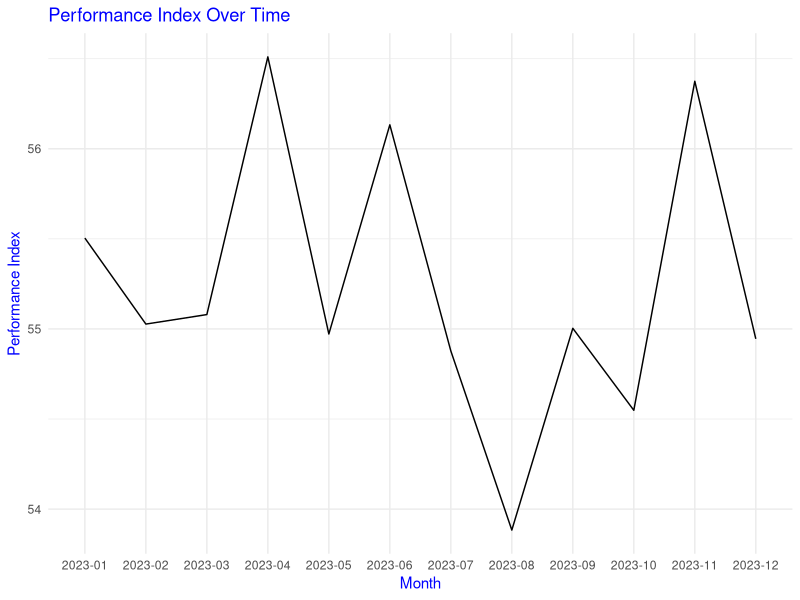
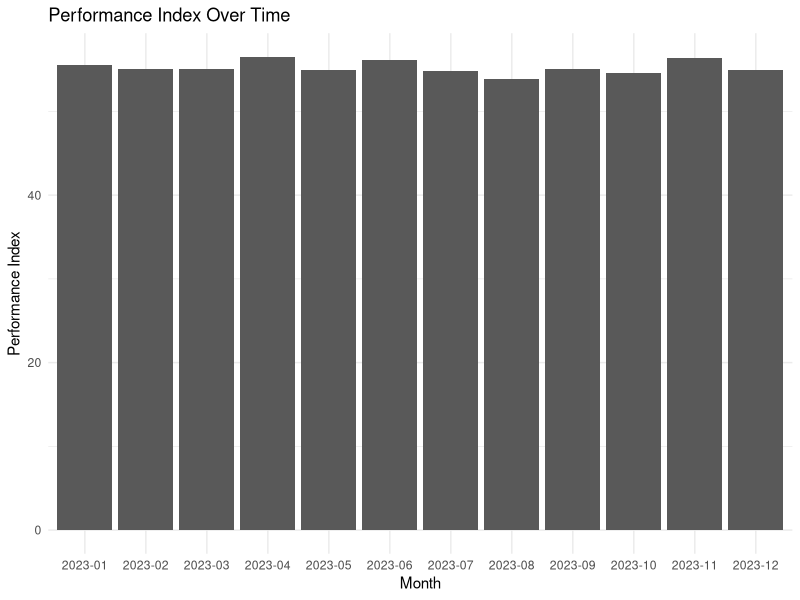

These charts were generated, in order, by the following R code:

# load csv
data <- read.csv("Student_Performance.csv")

str(data)

# convert Date into Date format
data$Date <- as.Date(data$Date, format = "%m/%d/%Y")

#aggregate Performance_Index by month, as average
data$Month <- format(data$Date, "%Y-%m")
data <- aggregate(Performance_Index ~ Month, data, mean)

library(dplyr)
data2 <- read.csv("Student_Performance.csv") %>% 
  mutate(Date = as.Date(Date, format = "%m/%d/%Y")) %>%
  # find month
  mutate(Month = format(Date, "%Y-%m")) %>%
  group_by(Month) %>%
  summarise(Performance_Index = mean(Performance_Index))

#let's plot a line chat
library(ggplot2)
#line chart
ggplot(data, aes(x = Month, y = Performance_Index, group = 1)) +
  geom_line() +
  labs(title = "Performance Index Over Time", x = "Month", y = "Performance Index") +
  theme_minimal() +
  #font color blue
  theme(text = element_text(color = "blue"))


#bar chart
ggplot(data, aes(x = Month, y = Performance_Index)) +
  geom_col() +
  labs(title = "Performance Index Over Time", x = "Month", y = "Performance Index") +
  theme_minimal() + 
  #bar color red
  scale_fill_manual(values = "red")



